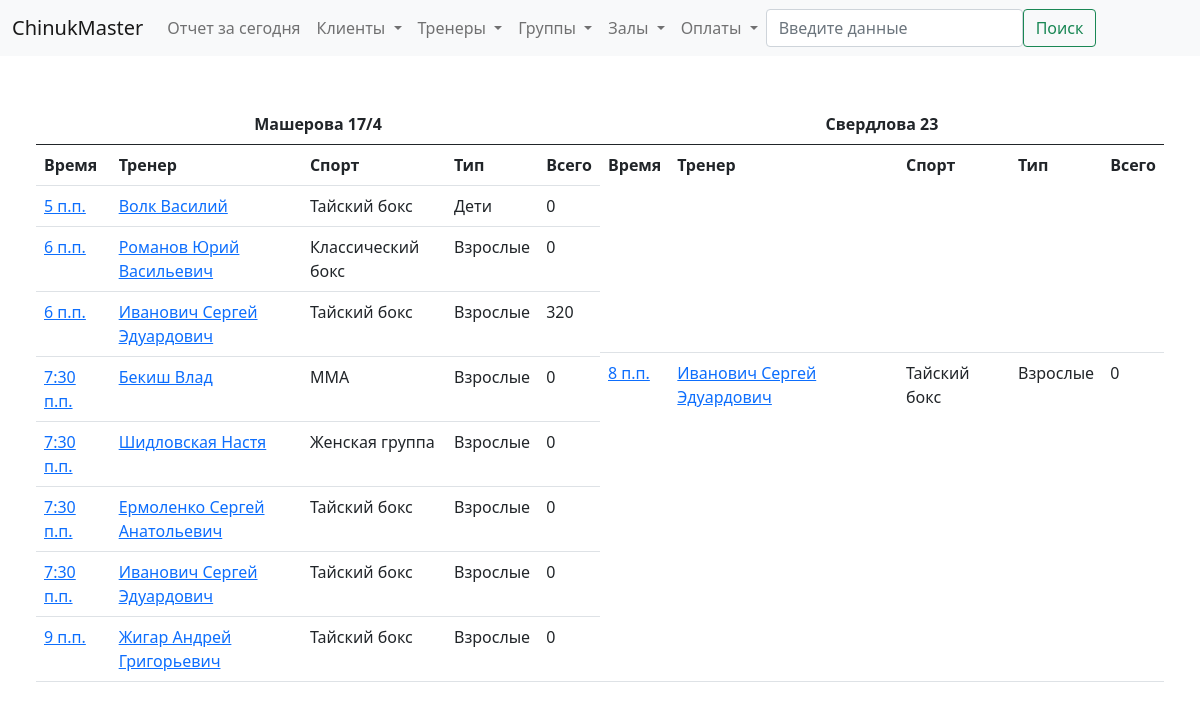
The page /show/group on the database its author committed.
### billing/models.py (models this page shows, shortened)
class Group(models.Model):
    gr_type_choices = [
        ('A', 'Взрослая'),
        ('C', 'Детская')
    ]
    sport_type_choices = [
        ('B', 'Классический бокс'),
        ('T', 'Тайский бокс'),
        ('W', 'Женская группа'),
        ('M', 'ММА')
    ]
    schedule_choice = [
        ('uneven', 'пн. ср. пт.'),
        ('even', 'вт. чт. сб.'),
    ]
    gr_type = models.CharField(verbose_name='Возраст', max_length=1, choices=gr_type_choices, default='A')
    sport_type = models.CharField(verbose_name='Тип', max_length=1, choices = sport_type_choices, default='T')
    time = models.TimeField(verbose_name='Время')
    schedule = models.CharField(verbose_name='Расписание', max_length=6, choices=schedule_choice, null=True, blank=True)
    trener = models.ForeignKey('Trener', verbose_name='Тренер', on_delete=models.SET_NULL, null=True, blank=True)
    address = models.ForeignKey('Address', verbose_name='Зал', on_delete=models.SET_NULL, null=True, blank=True)
    class Meta:
        verbose_name = 'Группа'
        verbose_name_plural = 'Группы'
        ordering = ['time']
    def clients_amount(self):
        clients = self.client_set.all()
        return len(clients)

class Trener(models.Model):
    name = models.CharField(max_length=50, verbose_name = 'Имя')
    tel_number = models.CharField(max_length=20, verbose_name = 'Номер телефона', null=True, blank=True)
    info = models.TextField(blank=True, null=False, verbose_name = 'Дополнительная информация')
    photo = models.ImageField(verbose_name='Фото', upload_to='billing/media/treners', height_field=None, width_field=None, null=True, blank=True)
    class Meta:
        verbose_name = 'Тренер'
        verbose_name_plural = 'Тренеры'
    def __str__(self):
        return self.name

### billing/views.py (the view)
# urls.py: path('show/<slug:obj>', views.show_objects, name='show_objects'),
def show_objects(request, obj):
    inst = obj_values[obj].objects.all()
    paginator = Paginator(inst, 20)
    page_number = request.GET.get('page')
    page_obj = paginator.get_page(page_number)
    show_obj_link = f'{obj}s' if obj != 'address' else f'{obj}es'
    return render(request, f'billing/show/{show_obj_link}.html', {
        f'{show_obj_link}' : inst,
        'page_obj' : page_obj,
    })

### ChinukMaster/templates/billing/show/groups.html (shortened to what this page needs)
{% extends 'billing/base.html' %}
{% block content %}
    <div class="container-xxl d-flex justify-content-between">
        <table class="table table-hover w-50">
            <thead>
                <tr>
                    <th scope="col" class="text-center" colspan="5">Машерова 17/4</th>
                </tr>
            </thead>
            <tbody>
                <tr>
                    <th scope="col">Время</th>
                    <th scope="col">Тренер</th>
                    <th scope="col">Спорт</th>
                    <th scope="col">Тип</th>
                    <th scope="col">Всего</th>
                </tr>
                {% for group in groups %}
                    {% if group.address.id == 1 %}
                        <tr>
                            <td><a href="{% url 'detail_object' obj='group' id=group.id %}">{{group.time}}</a></td>
                            <td>
                                {% if group.trener.id %}
                                    <a href="{% url 'detail_object' obj='trener' id=group.trener.id %}">{{group.trener}}</a>
                                {% endif %}
                            </td>
                            <td>
                                {% if group.sport_type == 'T' %} Тайский бокс
                                {% elif group.sport_type == 'B' %} Классический бокс
                                {% elif group.sport_type == 'M' %} MMA
                                {% elif group.sport_type == 'W' %} Женская группа
                                {% endif %}
                            </td>
                            <td>
                                {% if group.gr_type == 'A' %} Взрослые
                                {% elif group.gr_type == 'C' %} Дети
                                {% endif %}
                            </td>
                            <td>{{group.clients_amount}}</td>
                        </tr>
                    {% endif %}
                {% endfor %}
            </tbody>
        </table>
        <table class="table table-hover w-50">
            <thead>
                <tr>
                    <th scope="col" class="text-center" colspan="5">Свердлова 23</th>
                </tr>
            </thead>
            <tbody>
                <tr>
                    <th scope="col">Время</th>
                    <th scope="col">Тренер</th>
                    <th scope="col">Спорт</th>
                    <th scope="col">Тип</th>
                    <th scope="col">Всего</th>
                </tr>
                {% for group in groups %}
                    {% if group.address.id == 2 %}
                        <tr>
                            <td><a href="{% url 'detail_object' obj='group' id=group.id %}">{{group.time}}</a></td>
                            <td>
                                {% if group.trener.id %}
                                    <a href="{% url 'detail_object' obj='trener' id=group.trener.id %}">{{group.trener}}</a>
                                {% endif %}
                            </td>
                            <td>
                                {% if group.sport_type == 'T' %} Тайский бокс
                                {% elif group.sport_type == 'B' %} Классический бокс
                                {% elif group.sport_type == 'M' %} MMA
                                {% elif group.sport_type == 'W' %} Женская группа
                                {% endif %}
                            </td>
                            <td>
                                {% if group.gr_type == 'A' %} Взрослые
                                {% elif group.gr_type == 'C' %} Дети
                                {% endif %}
                            </td>
                            <td>{{group.clients_amount}}</td>
                        </tr>
                    {% endif %}
                {% endfor %}
            </tbody>
        </table>
    </div>
{% endblock %}

### rows shown on the page
Group: time "5 п.п.", trener "Волк Василий", sport_type "Тайский бокс", gr_type "Дети", clients_amount "0"
Group: time "6 п.п.", trener "Романов Юрий Васильевич", sport_type "Классический бокс", gr_type "Взрослые", clients_amount "0"
Group: time "6 п.п.", trener "Иванович Сергей Эдуардович", sport_type "Тайский бокс", gr_type "Взрослые", clients_amount "320"
Group: time "7:30 п.п.", trener "Бекиш Влад", sport_type "MMA", gr_type "Взрослые", clients_amount "0"
Group: time "7:30 п.п.", trener "Шидловская Настя", sport_type "Женская группа", gr_type "Взрослые", clients_amount "0"
Group: time "7:30 п.п.", trener "Ермоленко Сергей Анатольевич", sport_type "Тайский бокс", gr_type "Взрослые", clients_amount "0"
Group: time "7:30 п.п.", trener "Иванович Сергей Эдуардович", sport_type "Тайский бокс", gr_type "Взрослые", clients_amount "0"
Group: time "9 п.п.", trener "Жигар Андрей Григорьевич", sport_type "Тайский бокс", gr_type "Взрослые", clients_amount "0"
Group: time "8 п.п.", trener "Иванович Сергей Эдуардович", sport_type "Тайский бокс", gr_type "Взрослые", clients_amount "0"
